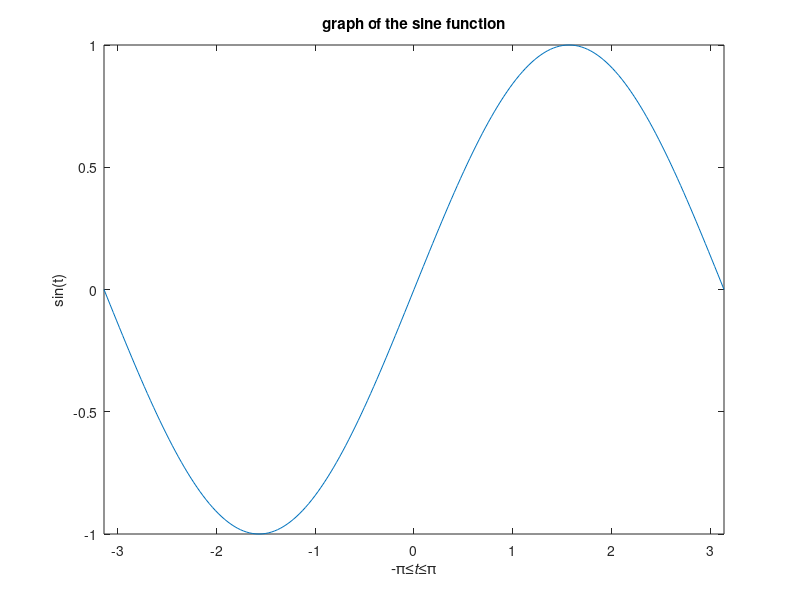

The MATLAB source for this figure:
%fuction labels and title
clc,clear
t=-pi:pi/100:pi;
y=sin(t)
plot(t,y)
axis([-pi pi -1 1])
xlabel ('-\pi\leq{\itt}\leq\pi')
ylabel('sin(t)')
title ('graph of the sine function')
text(1, -1\3,'{\itNote the odd symmetry.}')